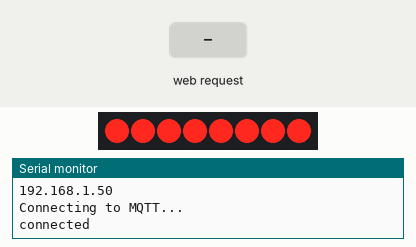
Recording of a sketch running on a simulated ESP8266 (NodeMCU). Parts: 8 shift-register outputs drawn as a row of LEDs (first output left, lit = HIGH), the last lines printed to the serial monitor. Wiring (inferred from the names in the program): shift register (74HC595): data GPIO 12; shift clock GPIO 15; latch GPIO 13. Wiring (inferred from the signals the program sends): row of LEDs: on Q0, Q1, Q2, Q3, Q4, Q5, Q6, Q7. The inputs (shaded band) are chosen by the test bench. WiFi joins after 1.5 s; servers stay silent unless stated; EEPROM starts erased; no MQTT or app messages arrive unless stated.

Above: at 5.2 s.
5.3 s: HTTP request GET /1/on received
At 6.5 s:
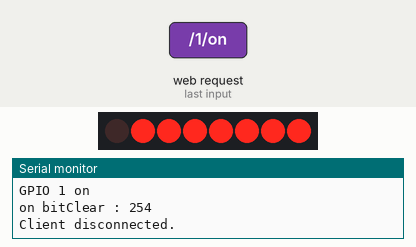
6.8 s: HTTP request GET /2/on received
At 7.8 s:
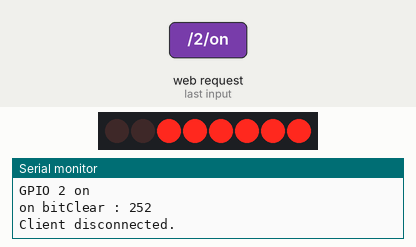
8.3 s: HTTP request GET /1/off received
At 9.0 s:
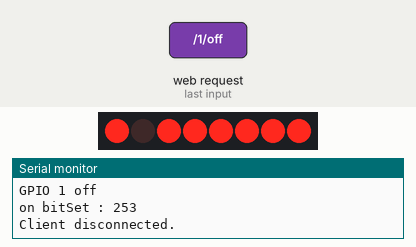
9.8 s: HTTP request GET /3/on received
At 10.1 s:
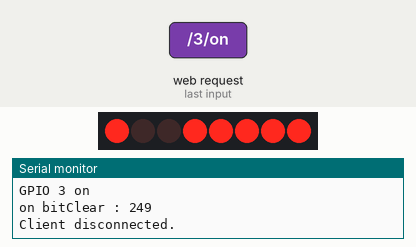
11.3 s: HTTP request GET /2/off received
At 12.5 s:
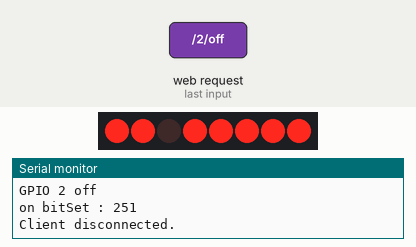
12.8 s: HTTP request GET /4/on received
At 13.6 s:
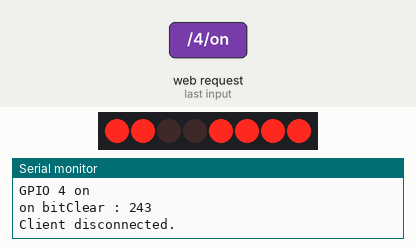
Timing chart, 0 to 15.3 s (numbered marks = the images above; inputs shaded):
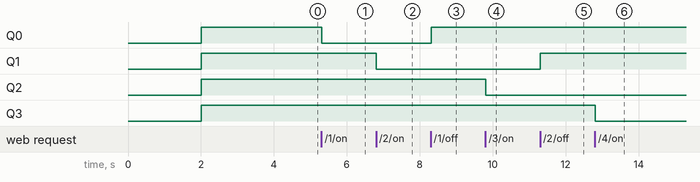

The sketch:

Smart_home.ino
```cpp
#include <ESP8266WiFi.h>
#include <PubSubClient.h>
#include <EEPROM.h>

#include "cloudMQTT.h"
#include "wifi.h"
#include "local.h"
#include "states.h"

void setup() {
  Serial.begin(115200);
  EEPROM.begin(512);
  delay(2000);

  pinMode(dataPin, OUTPUT);
  pinMode(loadPin, OUTPUT);
  pinMode(clockPin, OUTPUT);

  SR_reset();
  SR_lastStates();

  setupWifi(ssid, password);

  MQTTclient.setServer(mqttServer, mqttPort);
  MQTTclient.setCallback(callback);
  connectMQTT();
  MQTTclient.publish("enter your topic name here", "hello"); //Topic name
  MQTTclient.subscribe("enter your topic name here");

  server.begin();

}

void loop() {
  if (!MQTTclient.connected())
  {
    connectMQTT();
  }
  MQTTclient.loop();

  Local_connect();
}
```

cloudMQTT.h
```cpp
#include <PubSubClient.h>
#include "states.h"

// Auxiliar variables to store the current output state
String output1State = "off";
String output2State = "off";
String output3State = "off";
String output4State = "off";
String output5State = "off";
String output6State = "off";
String output7State = "off";
String output8State = "off";

//device information (instance) from cloudMqtt
const char* mqttServer = " ";    //for example "postman.cloudmqtt.com"
const int mqttPort = 12082;    //enter your instance port
const char* mqttUser = "*******";    //
const char* mqttPassword = "*******";

WiFiClient espClient;
PubSubClient MQTTclient(espClient);

void connectMQTT() {
  while (!MQTTclient.connected()) {
    Serial.println("Connecting to MQTT...");
    if (MQTTclient.connect("ESP8266Client", mqttUser, mqttPassword )) {
      Serial.println("connected");
    } else {
      Serial.print("failed with state ");
      Serial.print(MQTTclient.state());
      delay(2000);
    }
  }
}

void callback(char* topic, byte* payload, unsigned int length) {

  Serial.print("Message arrived in topic: ");
  Serial.println(topic);

  Serial.print("Message:");
  for (int i = 0; i < length; i++) {
    Serial.print((char)payload[i]);
  }
  Serial.println();
  Serial.println("-----------------------");

  char line = (char)payload[4];
  char onOff = (char)payload[6];

  // relay 1 controls
  if (line == '1') {
    if (onOff == '1') {
      SR_bitClear(0);
      digitalWrite(loadPin, HIGH);
    } else if (onOff == '0') {
      output1State = "off";
      SR_bitSet(0);
    }
  }
  //relay 2 controls
  if (line == '2') {
    if (onOff == '1') {
      output2State = "on";
      SR_bitClear(1);
    }
    else if (onOff == '0') {
      output2State = "off";
      SR_bitSet(1);
    }
  }
  // relay 3 controls
  if (line == '3') {
    if (onOff == '1') {
      output3State = "on";
      SR_bitClear(2);
    }
    else if (onOff = '0') {
      output3State = "off";
      SR_bitSet(2);
    }
  }
  // relay 4 controls
  if (line == '4') {
    if (onOff == '1') {
      output4State = "on";
      SR_bitClear(3);
    }
    else if (onOff = '0') {
      output4State = "off";
      SR_bitSet(3);
    }
  }
  // relay 5 controls
  if (line == '5') {
    if (onOff == '1') {
      output5State = "on";
      SR_bitClear(4);
    }
    else if (onOff == '0') {
      output5State = "off";
      SR_bitSet(4);
    }
  }
  //relay 6 controls
  if (line == '6') {
    if (onOff == '1') {
      output6State = "on";
      SR_bitClear(5);
    }
    else if (onOff == '0') {
      output6State = "off";
      SR_bitSet(5);
    }
  }
}
```

local.h
```cpp
#include <ESP8266WiFi.h>
#include "states.h"

// Set web server port number to 80
WiFiServer server(80);
// Variable to store the HTTP request
String header;

// Current time
unsigned long currentTime = millis();
// Previous time
unsigned long previousTime = 0;
// Define timeout time in milliseconds (example: 2000ms = 2s)
const long timeoutTime = 2000;

void Local_connect() {
  WiFiClient client = server.available();   // Listen for incoming clients
  if (client) {                             // If a new client connects,
    Serial.println("New Client.");          // print a message out in the serial port
    String currentLine = "";                // make a String to hold incoming data from the client
    currentTime = millis();
    previousTime = currentTime;
    while (client.connected() && currentTime - previousTime <= timeoutTime) { // loop while the client's connected
      currentTime = millis();
      if (client.available()) {             // if there's bytes to read from the client,
        char c = client.read();             // read a byte, then
        Serial.write(c);                    // print it out the serial monitor
        header += c;
        if (c == '\n') {                    // if the byte is a newline character
          // if the current line is blank, you got two newline characters in a row.
          // that's the end of the client HTTP request, so send a response:
          if (currentLine.length() == 0) {
            // HTTP headers always start with a response code (e.g. HTTP/1.1 200 OK)
            // and a content-type so the client knows what's coming, then a blank line:
            client.println("HTTP/1.1 200 OK");
            client.println("Content-type:text/html");
            client.println("Connection: close");
            client.println();

            // turns the GPIOs on and off and the opposit bit in sh reg is 0
            if (header.indexOf("GET /1/on") >= 0) {
              Serial.println("GPIO 1 on");
              output1State = "on";
              SR_bitClear(0);
            } else if (header.indexOf("GET /1/off") >= 0) {
              Serial.println("GPIO 1 off");
              output1State = "off";
              SR_bitSet(0);
            } else if (header.indexOf("GET /2/on") >= 0) {
              Serial.println("GPIO 2 on");
              output2State = "on";
              SR_bitClear(1);
            } else if (header.indexOf("GET /2/off") >= 0) {
              Serial.println("GPIO 2 off");
              output2State = "off";
              SR_bitSet(1);
            } else if (header.indexOf("GET /3/on") >= 0) {
              Serial.println("GPIO 3 on");
              output3State = "on";
              SR_bitClear(2);
            } else if (header.indexOf("GET /3/off") >= 0) {
              Serial.println("GPIO 3 off");
              output3State = "off";
              SR_bitSet(2);
            } else if (header.indexOf("GET /4/on") >= 0) {
              Serial.println("GPIO 4 on");
              output4State = "on";
              SR_bitClear(3);
            } else if (header.indexOf("GET /4/off") >= 0) {
              Serial.println("GPIO 4 off");
              output4State = "off";
              SR_bitSet(3);
            } else if (header.indexOf("GET /5/on") >= 0) {
              Serial.println("GPIO 5 on");
              output5State = "on";
              SR_bitClear(4);
            } else if (header.indexOf("GET /5/off") >= 0) {
              Serial.println("GPIO 5 off");
              output5State = "off";
              SR_bitSet(4);
            } else if (header.indexOf("GET /6/on") >= 0) {
              Serial.println("GPIO 6 on");
              output6State = "on";
              SR_bitClear(5);
            } else if (header.indexOf("GET /6/off") >= 0) {
              Serial.println("GPIO 6 off");
              output6State = "off";
              SR_bitSet(5);
            } else if (header.indexOf("GET /reset") >= 0) {
              SR_reset();
            }

            // Display the HTML web page
            client.println("<!DOCTYPE html><html>");
            client.println("<head><meta name=\"viewport\" content=\"width=device-width, initial-scale=1\">");
            client.println("<link rel=\"icon\" href=\"data:,\">");
            // CSS to style the on/off buttons
            // Feel free to change the background-color and font-size attributes to fit your preferences
            client.println("<style>@font-face{font-family:hemiHead;src:url('./hemi head bd it.ttf')}*{box-sizing:border-box}body{margin:0;padding:0;font-family:hemiHead,Tahoma,Geneva,Verdana,sans-serif;text-align:center}");
            // 3 lins headiong
            client.println(".my-title .title{position:relative}.my-title .title h2{color:#333;font-size:38px;font-weight:bolder;position:relative;text-transform:capitalize;padding-bottom:30px;margin-bottom:30px}");
            client.println(".my-title .title .line{display:block;width:160px;height:2px;background-color:#ff305b;position:absolute;top:65px;left:50%;transform:translate(-50%,0)}");
            client.println(".my-title .title h2::after{content:'';display:block;width:80px;height:2px;background-color:#ff305b;position:absolute;top:60px;left:50%;transform:translate(-50%,0)}.my-title .title h2::before{content:'';display:block;width:80px;height:2px;background-color:#ff305b;position:absolute;top:70px;left:50%;transform:translate(-50%,0)}");
            //-----------------------------
            client.println(".controls{display:flex;justify-content:space-between;align-items:center;flex-flow:row wrap;border:1px solid #ccc;text-align:center;border-radius:15px;box-shadow:0 2px 8px rgba(0,0,0,.26);padding:20px 15px;width:90%;margin:auto}");
            client.println(".control{padding: 1rem;width:180px;height:130px;margin:10px;display:flex;justify-content:space-evenly;align-items:center;flex-flow:column nowrap;padding-bottom:10px;border:1px solid #ccc;text-align:center;border-radius:15px;box-shadow:0 2px 8px rgba(0,0,0,.26)}");
            client.println(".control .btn-control{font:inherit;padding:.5rem 2rem;outline:0;color:#fff;border-radius:6px;box-shadow:0 1px 8px rgba(0,0,0,.26);cursor:pointer;margin:0 .5rem .5rem;transition:background-color .2s ease-in-out}");
            client.println(".btn-on{border:1px solid #00329e;background-color:#375fb7}");
            client.println(".btn-on:hover{background-color:#00329e}");
            client.println(".btn-off{background-color:#ff3217;border:1px solid #d30808;color:#fff}");
            client.println(".btn-off:hover{background-color:#d30808}@media (max-width:570px){.control{width:70%;margin:15px auto;height:140px;}.btn-control{font-size:1.5rem;padding:1rem 3rem}}</style>");

            // Web Page Heading
            client.println("<body><div class=\"my-title\"> <div class=\"title\"> <h2>VTS Smart Office</h2> <div class=\"line\"></div></div></div>");
            client.println("<div class=\"controls\">");
            //---------------------------------------
            // Relay 1 controls
            client.println("<div class=\"control\"> <h4>line 1 state: " + output1State + "</h4>");
            if (output1State == "off") {
              client.println("<a href=\"/1/on\"> <button class=\"btn-control btn-on\">ON</button> </a></div>");
            } else {
              client.println("<a href=\"/1/off\"> <button class=\"btn-control btn-off\">OFF</button> </a></div>");
            }
            //----------------------------------------
            // Relay 2 controls
            client.println("<div class=\"control\"> <h4>line 2 state: " + output2State + "</h4>");
            if (output2State == "off") {
              client.println("<a href=\"/2/on\"> <button class=\"btn-control btn-on\">ON</button> </a></div>");
            } else {
              client.println("<a href=\"/2/off\"> <button class=\"btn-control btn-off\">OFF</button> </a></div>");
            }
            //----------------------------------------

            //---------------------------------------
            // Relay 3 controls
            client.println("<div class=\"control\"> <h4>line 3 state: " + output3State + "</h4>");

            if (output3State == "off") {
              client.println("<a href=\"/3/on\"> <button class=\"btn-control btn-on\">ON</button> </a></div>");
            } else {
              client.println("<a href=\"/3/off\"> <button class=\"btn-control btn-off\">OFF</button> </a></div>");
            }
            //----------------------------------------

            //---------------------------------------
            // Relay 4 controls
            client.println("<div class=\"control\"> <h4>line 4 state: " + output4State + "</h4>");

            if (output4State == "off") {
              client.println("<a href=\"/4/on\"> <button class=\"btn-control btn-on\">ON</button> </a></div>");
            } else {
              client.println("<a href=\"/4/off\"> <button class=\"btn-control btn-off\">OFF</button> </a></div>");
            }
            //----------------------------------------

            //---------------------------------------
            // Relay 5 controls
            client.println("<div class=\"control\"> <h4>line 5 state: " + output5State + "</h4>");

            if (output5State == "off") {
              client.println("<a href=\"/5/on\"> <button class=\"btn-control btn-on\">ON</button> </a></div>");
            } else {
              client.println("<a href=\"/5/off\"> <button class=\"btn-control btn-off\">OFF</button> </a></div>");
            }
            //----------------------------------------

            //---------------------------------------
            // Relay 6 controls
            client.println("<div class=\"control\"> <h4>line 6 state: " + output6State + "</h4>");
            client.println("");

            if (output6State == "off") {
              client.println("<a href=\"/6/on\"> <button class=\"btn-control btn-on\">ON</button> </a></div>");
            } else {
              client.println("<a href=\"/6/off\"> <button class=\"btn-control btn-off\">OFF</button> </a></div></div>");
            }
            //---------------------------------------

            client.println("</body></html>");

            // The HTTP response ends with another blank line
            client.println();
            // Break out of the while loop
            break;
          } else { // if you got a newline, then clear currentLine
            currentLine = "";
          }
        } else if (c != '\r') {  // if you got anything else but a carriage return character,
          currentLine += c;      // add it to the end of the currentLine
        }
      }
    }
    // Clear the header variable
    header = "";
    // Close the connection
    client.stop();
    Serial.println("Client disconnected.");
    Serial.println("");
  }
}
```

states.h
```cpp
#include <EEPROM.h>

#ifndef states_H
#define states_H

// Auxiliar variables to store the current output state
extern String output1State;
extern String output2State;
extern String output3State;
extern String output4State;
extern String output5State;
extern String output6State;
extern String output7State;
extern String output8State;

// Assign output variables to GPIO pins for the shift regester
const int dataPin = 12;   //Outputs the byte to transfer
const int loadPin = 13;   //Controls the internal transference of data in SN74HC595 internal registers
const int clockPin = 15;  //Generates the clock signal to control the transference of data

//the address at whitch we store the shift reg data and retrive from:
int SR_address = 1;
byte output_bits ;

//set spesific bit to >>1<< and send the output to shift reg
void SR_bitSet(int b) {
  bitSet(output_bits, b);
  Serial.print("on bitSet : ");
  Serial.println(output_bits);
  EEPROM.write(SR_address, output_bits);    //update the >>output_bits<< in the address
  EEPROM.commit();                          //Store data to EEPROM
  digitalWrite(loadPin, LOW);
  shiftOut(dataPin, clockPin, MSBFIRST, output_bits);
  digitalWrite(loadPin, HIGH);
}
//set spesific bit to >>0<< and send the output to shift reg
void SR_bitClear(int b) {
  bitClear(output_bits, b);
  Serial.print("on bitClear : ");
  Serial.println(output_bits);
  EEPROM.write(SR_address, output_bits);    //update the >>output_bits<< in the address
  EEPROM.commit();                          //Store data to EEPROM
  digitalWrite(loadPin, LOW);
  shiftOut(dataPin, clockPin, MSBFIRST, output_bits);
  digitalWrite(loadPin, HIGH);
}
//on start function to reset all relays
//by setting all bits to >1< and the uln output will be zeros
void SR_reset(){
  digitalWrite(loadPin, LOW);
  shiftOut(dataPin, clockPin, MSBFIRST, 255);
  digitalWrite(loadPin, HIGH);
}
//retrive the last value of output_bits from the rom and send it to the shift reg
void SR_lastStates(){
  Serial.println("last state : ");
  Serial.println(output_bits);
  output_bits = EEPROM.read(SR_address);    //read from >>SR_address<< address
  Serial.println(output_bits);
  digitalWrite(loadPin, LOW);
  shiftOut(dataPin, clockPin, MSBFIRST, output_bits);
  digitalWrite(loadPin, HIGH);
}

#endif
```

wifi.h
```cpp
#include <ESP8266WiFi.h>

//the wifi credentials
const char* ssid = "########";   //put your wifi name
const char* password = "********";   //put your wifi password

//the wifi default credentials to connect after resetting the router setings
const char* ssid_def = "########";  //put your default wifi name
const char* password_def = "********";  //put your default wifi password

//function to connect to wifi
void setupWifi(const char* ssid, const char* pass)
{
  // Connect to WPA/WPA2 network. Change this line if using open or WEP network:
  // Set your Static IP address to control the esp8266 with it
  IPAddress local_IP(192, 168, 1, 184);
  // Set your Gateway IP address
  IPAddress gateway(192, 168, 1, 1);
  IPAddress subnet(255, 255, 0, 0);
  IPAddress primaryDNS(8, 8, 8, 8);   //optional
  IPAddress secondaryDNS(8, 8, 4, 4); //optional

  WiFi.config(local_IP, gateway, subnet, primaryDNS, secondaryDNS);
  WiFi.mode(WIFI_STA);
  WiFi.begin(ssid, pass);

  Serial.print("Attempting to connect to SSID: ");
  Serial.println(ssid);
  int timout = millis();
  // Wait for connection
  while (WiFi.status() != WL_CONNECTED) {
    delay(1000);
    Serial.print(".");
    int timnow = millis();
    //if wifi credentials changed to default
    if ((timnow - timout) >= 30000) {
      Serial.println(ssid_def);
      setupWifi(ssid_def, password_def);
    }
  }

  Serial.println("Connected to wifi");
  Serial.println(WiFi.localIP());
}
```

Measured:
- after the input at 5.3 s, Q0: HIGH → LOW at once
- after the input at 6.8 s, Q1: HIGH → LOW at once
- after the input at 8.3 s, Q0: LOW → HIGH at once
- after the input at 9.8 s, Q2: HIGH → LOW at once
- after the input at 11.3 s, Q1: LOW → HIGH at once
- after the input at 12.8 s, Q3: HIGH → LOW at once
